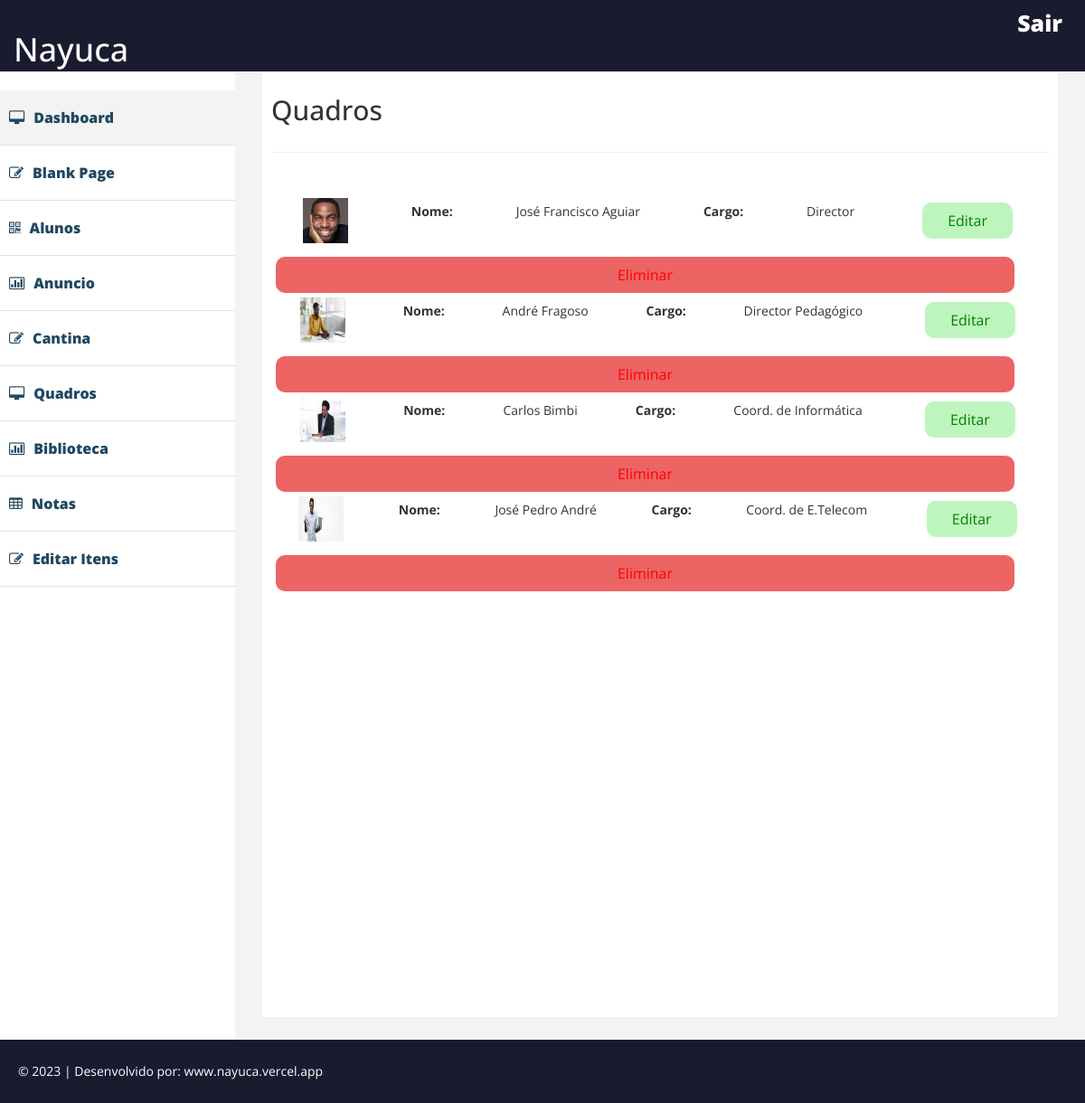
/dashboard/editArtigos-quadros.php, run on the app's committed database.
### tables this page shows
CREATE TABLE `quadros` (
  `id` int(11) NOT NULL,
  `nomequadro` varchar(50) NOT NULL,
  `cargo` varchar(50) NOT NULL,
  `descricaoquadro` text NOT NULL,
  `imgquadro` text NOT NULL
);

### dashboard/editArtigos-quadros.php (the view, shortened to what this page needs)
<?php
include "../conexao.php";
?>
<!DOCTYPE html>
<html xmlns="http://www.w3.org/1999/xhtml">
<head>
    <link href="assets/css/bootstrap.css" rel="stylesheet" />
    <link href="assets/css/font-awesome.css" rel="stylesheet" />
    <link href="assets/css/custom.css" rel="stylesheet" />
   <link rel="stylesheet" href="./assets/css/style.module.css">
</head>
<body>
    <div id="wrapper">
         <div class="navbar navbar-inverse navbar-fixed-top">
            <div class="adjust-nav">
                <div class="navbar-header">
                    <a class="navbar-brand" href="./painel.php">
                        <h1>Nayuca</h1>
                    </a>
                </div>
                 <span class="logout-spn" >
                  <a href="#" style="color:#fff;">Sair</a>
                </span>
            </div>
        </div>
        <nav class="navbar-default navbar-side" role="navigation">
            <?php include('./menu.php'); ?>
        </nav>
        <div id="page-wrapper" >
                <div id="page-inner">
                        <div class="row">
                                <div class="col-md-12">
                                <h2>Quadros</h2>
                                </div>
                        </div>
                    <hr />
                    <div>
            <div class="nt-nt" style="display: flex; flex-direction: column;">
                <?php
                 $sqluser = "SELECT * FROM quadros";
                 $resultuser = mysqli_query($connect,$sqluser);
                ?>
                <br>
                <?php
                    while($exibiruser = mysqli_fetch_array($resultuser)){
                ?>
                <form action="./editQuadro.php" method="get">
                    <p style="display: flex; justify-content: space-around;"><img src="../assets/quadros/<?php echo $exibiruser['imgquadro'] ?>" style="width: 50px; height: 50px;"> <strong>Nome:</strong> <?php echo $exibiruser['nomequadro'] ?>  <strong>Cargo:</strong> <?php echo $exibiruser['cargo'] ?>
                    <input type="submit" value="Editar" style="width: 100px; margin: 5px; border-bottom: none; border-radius: 10px; height: 40px; background-color: rgba(127,235,127,0.5); color: green;">
                </p>
                </form>
                <form action="./processardeleteQdo.php" method="post">
                    <input type="submit" value="Eliminar" name="eliminar" style="width: 95%; margin: 5px; border-bottom: none; border-radius: 10px; height: 40px; background-color: rgb(236,100,100); color: red;">
                </form>
                <?php } mysqli_close($connect);?>
            </div>
        </div>
                </div>
        </div>
    </div>
    <div class="footer">
      <div class="row">
          <div class="col-lg-12" >
              &copy;  2023 | Desenvolvido por: <a href="https://nayuca.vercel.app" style="color:#fff;" target="_blank">www.nayuca.vercel.app</a>
          </div>
      </div>
    </div>
</body>
</html>

### dashboard/assets/css/custom.css (style rules this page uses)
body { font-family: 'Open Sans', sans-serif; line-height:30px; }
#wrapper { width: 100%; margin-top:50px; }
#page-wrapper { padding: 15px 15px; min-height: 600px; background:#F3F3F3; }
#page-inner { width:100%; margin:10px 20px 10px 0px; background-color:#fff!important; padding:10px; min-height:1050px; }
.navbar-side { border:none; background-color: #fff; }
.navbar-inverse { background-color: #1A1B2F; border-color: #F0F0F0; min-height: 80px; }
.logout-spn { float:right; color:#fff; font-size:25px; font-weight:800; margin:20px; margin: 10px 25px 10px 50px; }
.logout-spn a { text-decoration:none; }
.footer { background-color:#1A1B2F; width:100%; color:#fff; padding:20px 50px 20px 50px; padding-left:20px; }
@media (min-width:768px) { #page-wrapper { margin: 0 0 0 260px; padding: 15px 30px; min-height: 1050px; } }
@media (min-width:768px) { .navbar-side { z-index: 1; position: absolute; width: 260px; } }

### dashboard/assets/css/style.module.css (style rules this page uses)
:root { --azul-escuro: #1A1B2F; --amarelo: #FFB423; }
form { display: flex; flex-direction: column; }
span { color: red rgb(127, 235, 127); }
input, textarea, select { height: 3em; width: 30em; margin-bottom: 1em; border: none; background-color: #f1f2f1; border-bottom: 2px solid #1A1B2F; font-size: 12pt; padding: 5px; transition: 300ms; cursor: pointer; }
.nt-nt { display: flex; }

### data on the page
quadros: imgquadro (picture), nomequadro "José Francisco Aguiar", cargo "Director"
quadros: imgquadro (picture), nomequadro "André Fragoso", cargo "Director Pedagógico"
quadros: imgquadro (picture), nomequadro "Carlos Bimbi", cargo "Coord. de Informática"
quadros: imgquadro (picture), nomequadro "José Pedro André", cargo "Coord. de E.Telecom"
